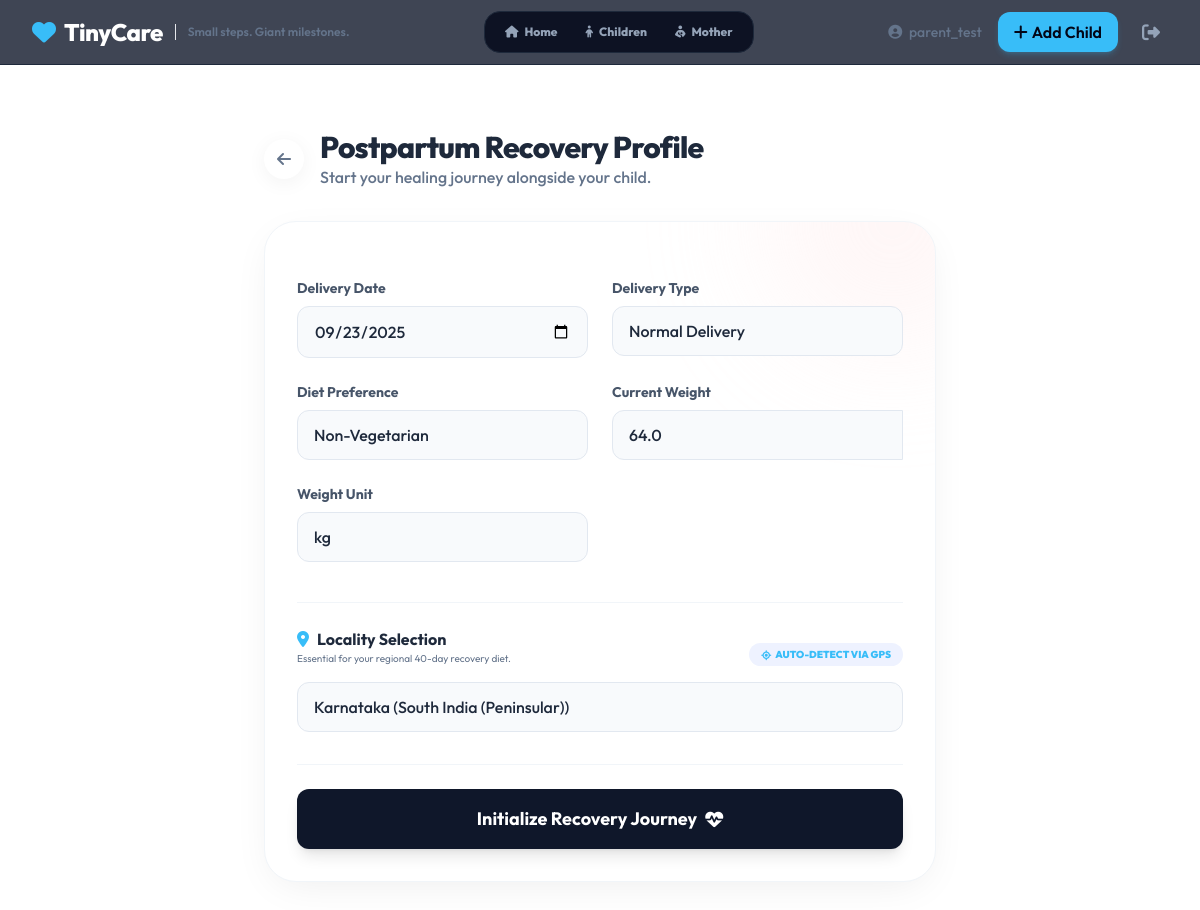
Before: /maternal/profile/ (signed in) with the older database file.
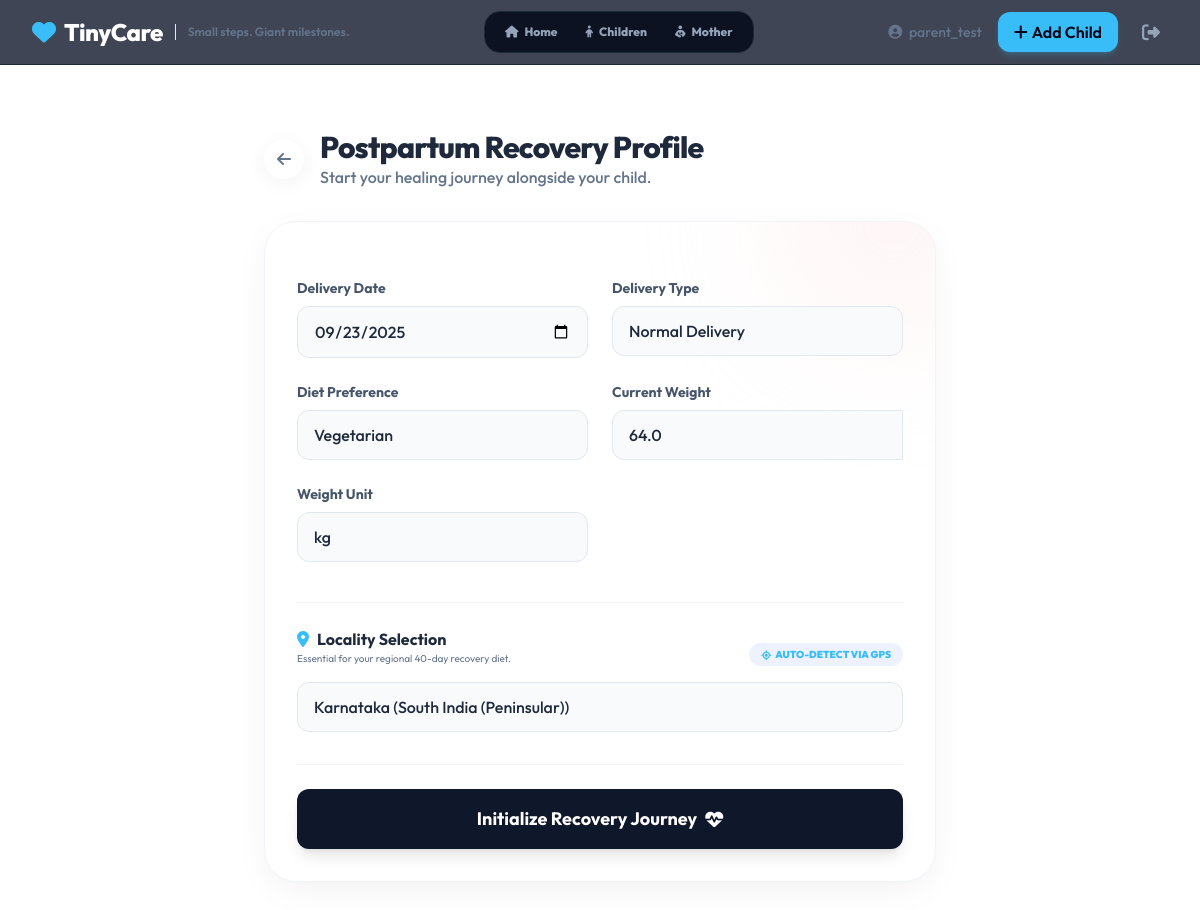
After: the same page with the newer database file.
### health/models.py (models this page shows, shortened)
class MotherProfile(models.Model):
    DELIVERY_CHOICES = [('normal', 'Normal Delivery'), ('c-section', 'C-Section')]
    DIET_CHOICES = [('veg', 'Vegetarian'), ('non-veg', 'Non-Vegetarian')]
    user = models.OneToOneField(settings.AUTH_USER_MODEL, on_delete=models.CASCADE, related_name='mother_profile')
    delivery_date = models.DateField()
    delivery_type = models.CharField(max_length=20, choices=DELIVERY_CHOICES)
    diet_preference = models.CharField(max_length=20, choices=DIET_CHOICES, default='veg')
    current_weight = models.FloatField(null=True, blank=True, help_text="Stored in KG")
    weight_unit = models.CharField(max_length=5, choices=[('kg', 'kg'), ('g', 'g')], default='kg')
    last_systolic_bp = models.IntegerField(null=True, blank=True)
    last_diastolic_bp = models.IntegerField(null=True, blank=True)
    created_at = models.DateTimeField(auto_now_add=True)
    updated_at = models.DateTimeField(auto_now=True)

### health/views.py (the view)
# urls.py: path('maternal/profile/', views.manage_mother_profile, name='manage_mother_profile'),
@login_required
@user_passes_test(is_parent)
def manage_mother_profile(request):
    mother = getattr(request.user, 'mother_profile', None)
    if request.method == 'POST':
        form = MotherProfileForm(request.POST, instance=mother)
        locality_id = request.POST.get('locality')
        if form.is_valid():
            mother = form.save(commit=False)
            mother.user = request.user
            mother.save()
            if locality_id:
                request.user.locality_id = locality_id
                request.user.save()
            return redirect('parent_dashboard')
    else:
        form = MotherProfileForm(instance=mother)
    from .models import Locality
    localities = Locality.objects.all()
    return render(request, 'health/manage_mother_profile.html', {
        'form': form,
        'localities': localities
    })

### health/forms.py
class MotherProfileForm(forms.ModelForm):
    class Meta:
        model = MotherProfile
        fields = ['delivery_date', 'delivery_type', 'diet_preference', 'current_weight', 'weight_unit']
        widgets = {
            'delivery_date': forms.DateInput(attrs={'type': 'date'}),
        }

### health/views.py (called while the page is built)
def is_parent(user):
    return user.is_authenticated and user.is_parent

### health/templates/health/manage_mother_profile.html (shortened to what the changed rows need)
{% extends 'health/base.html' %}
{% block content %}
<div class="max-w-2xl mx-auto mt-8">
    <div class="mb-8 flex items-center gap-4">
        <div>
            <h1 class="text-3xl font-extrabold text-slate-800 tracking-tight">Postpartum Recovery Profile</h1>
        </div>
    </div>
    <div class="bg-white rounded-[2rem] shadow-dribbble border border-slate-100 p-8 relative overflow-hidden">
        <form method="post" class="space-y-6 relative z-10">
            <div class="grid grid-cols-1 md:grid-cols-2 gap-6">
                <div>
                    <label class="block text-sm font-bold text-slate-600 mb-2">Delivery Date</label>
                    <input type="date" name="{{ form.delivery_date.name }}" value="{{ form.delivery_date.value|date:'Y-m-d'|default:'' }}" required
                           class="w-full px-4 py-3 bg-slate-50 border border-slate-200 rounded-xl focus:outline-none focus:ring-2 focus:ring-primary/20 focus:border-primary transition-all text-slate-800 font-medium">
                </div>
                <div>
                    <label class="block text-sm font-bold text-slate-600 mb-2">Delivery Type</label>
                    <select name="{{ form.delivery_type.name }}" required
                            class="w-full px-4 py-3 bg-slate-50 border border-slate-200 rounded-xl focus:outline-none focus:ring-2 focus:ring-primary/20 focus:border-primary transition-all text-slate-800 font-medium appearance-none">
                        {% for value, label in form.fields.delivery_type.choices %}
                            <option value="{{ value }}" {% if form.delivery_type.value == value %}selected{% endif %}>{{ label }}</option>
                        {% endfor %}
                    </select>
                </div>
                <div>
                    <label class="block text-sm font-bold text-slate-600 mb-2">Diet Preference</label>
                    <select name="{{ form.diet_preference.name }}" required
                            class="w-full px-4 py-3 bg-slate-50 border border-slate-200 rounded-xl focus:outline-none focus:ring-2 focus:ring-primary/20 focus:border-primary transition-all text-slate-800 font-medium appearance-none">
                        {% for value, label in form.fields.diet_preference.choices %}
                            <option value="{{ value }}" {% if form.diet_preference.value == value %}selected{% endif %}>{{ label }}</option>
                        {% endfor %}
                    </select>
                </div>
                <div>
                    <label class="block text-sm font-bold text-slate-600 mb-2">Current Weight</label>
                    <input type="number" step="0.1" name="{{ form.current_weight.name }}" value="{{ form.current_weight.value|default:'' }}"
                           class="w-full px-4 py-3 bg-slate-50 border border-slate-200 rounded-l-xl focus:outline-none focus:ring-2 focus:ring-primary/20 focus:border-primary transition-all text-slate-800 font-medium"
                           placeholder="0.0">
                </div>
                <div>
                    <label class="block text-sm font-bold text-slate-600 mb-2">Weight Unit</label>
                    <select name="{{ form.weight_unit.name }}"
                            class="w-full px-4 py-3 bg-slate-50 border border-slate-200 rounded-xl focus:outline-none focus:ring-2 focus:ring-primary/20 focus:border-primary transition-all text-slate-800 font-medium appearance-none">
                        {% for value, label in form.fields.weight_unit.choices %}
                            <option value="{{ value }}" {% if form.weight_unit.value == value %}selected{% endif %}>{{ label }}</option>
                        {% endfor %}
                    </select>
                </div>
            </div>
        </form>
    </div>
</div>
{% endblock %}

Changed rows visible on the page:
changed MotherProfile "Normal Delivery": diet_preference "Non-Vegetarian" → "Vegetarian"
